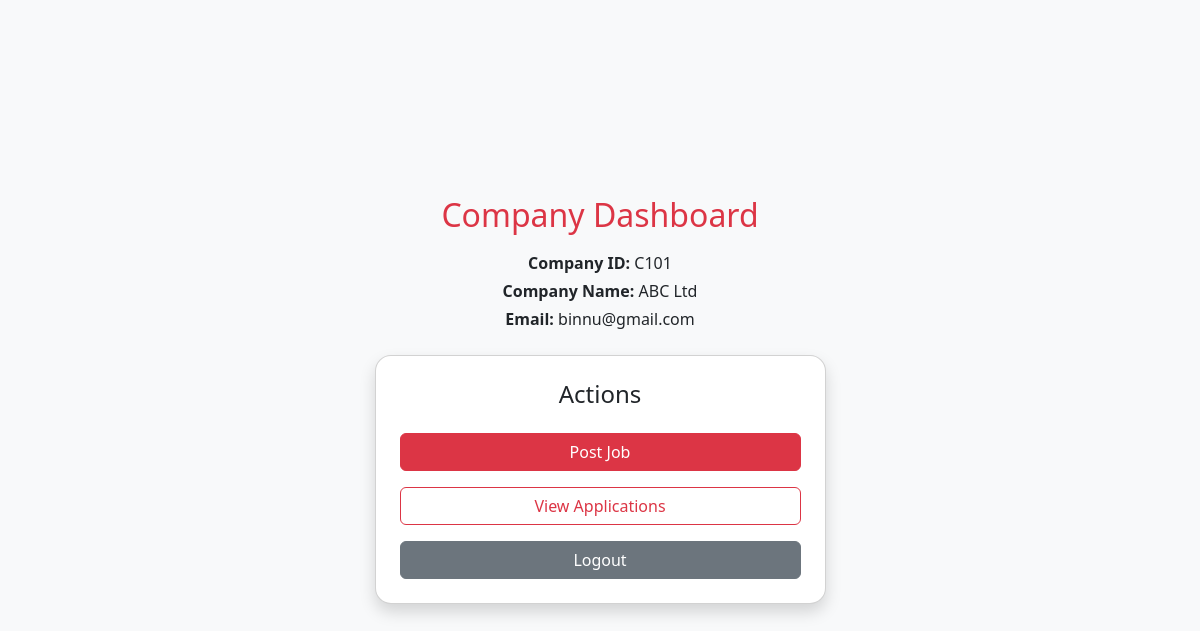
Page /company/dashboard (signed in) on the committed database.
### tables this page shows
CREATE TABLE company(
            company_id TEXT PRIMARY KEY,
            company_name TEXT,
            mobile_number TEXT,
            email_id TEXT,
            password TEXT,
            approval_status TEXT
        );

### app.py (the view)
@app.route("/company/dashboard")
def company_dashboard():
    if "company_id" not in session:
        return redirect("/company/login")
    company_id = session["company_id"]
    conn = get_connection()
    cursor = conn.cursor()
    cursor.execute("SELECT * FROM company WHERE company_id=?", (company_id,))
    company = cursor.fetchone()
    conn.close()
    return render_template("companydashboard.html",
                           company_id=company[0],
                           company_name=company[1],
                           mobile_number=company[2],
                           email_id=company[3])

### app.py (called while the page is built)
def get_connection():
    return sqlite3.connect(
        r"C:\Users\binnu\OneDrive\Desktop\iit_project\placement.db",
        timeout=10,
        check_same_thread=False
    )

### templates/companydashboard.html (shortened to what this page needs)
<!DOCTYPE html>
<html>
<head>
    <link href="https://cdn.jsdelivr.net/npm/bootstrap@5.3.3/dist/css/bootstrap.min.css" rel="stylesheet">
</head>
<body class="bg-light d-flex justify-content-center align-items-center" style="min-height: 100vh;">
<div class="container">
    <div class="row justify-content-center">
        <div class="col-md-5">
            <h2 class="text-danger text-center mb-3">Company Dashboard</h2>
            <div class="text-center mb-4">
                <p class="mb-1"><strong>Company ID:</strong> {{ company_id }}</p>
                <p class="mb-1"><strong>Company Name:</strong> {{ company_name }}</p>
                <p class="mb-0"><strong>Email:</strong> {{ email_id }}</p>
            </div>
            <div class="card shadow p-4 rounded-4">
                <h4 class="mb-4 text-center">Actions</h4>
                <a href="/job/post" class="btn btn-danger w-100 mb-3">Post Job</a>
                <a href="/company/applications" class="btn btn-outline-danger w-100 mb-3">View Applications</a>
                <a href="/company/logout" class="btn btn-secondary w-100">Logout</a>
            </div>
        </div>
    </div>
</div>
</body>
</html>

### rows in the picture
company: company_id "C101", company_name "ABC Ltd", email "binnu@gmail.com"
